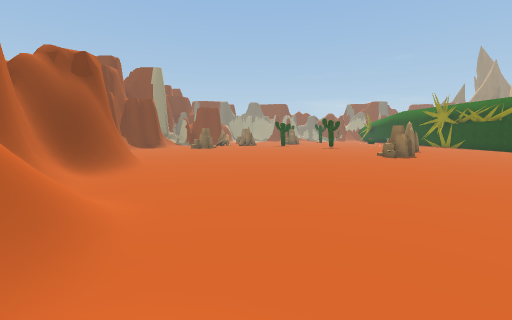
view 1 (above)

20 first-person views from a walk through a 3-D level made in the Unity game engine. The camera is 1.3 m above the floor, tilts 6° down and sees 90° across. The floor is counted in squares, 2 m on a side. Each view is taken from the middle of a square. On the plan, view 1 faces up. The plan holds only what a view shows up to about 9 squares ahead; the rest is blank. The place goes on beyond the plan. The player character is not drawn.

view 2
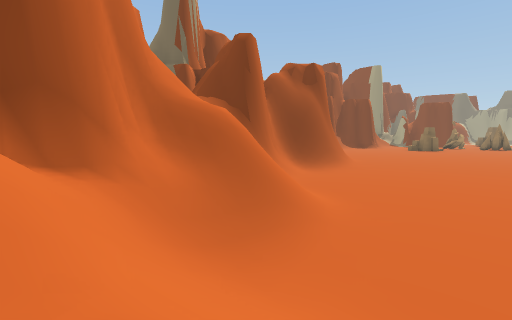

view 3
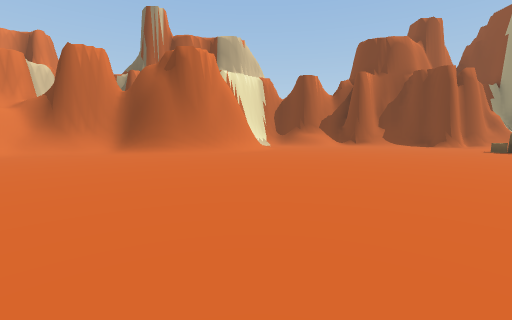

view 4
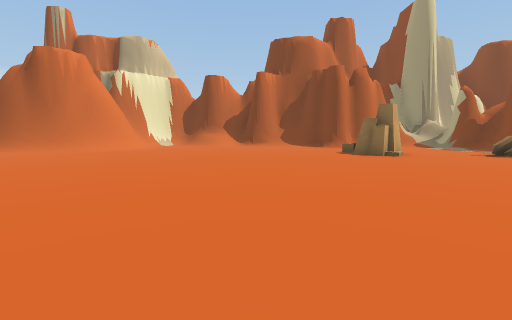

view 5
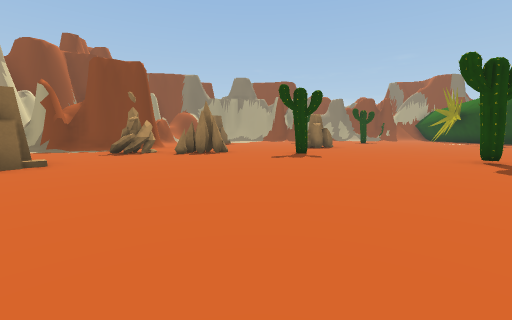

view 6
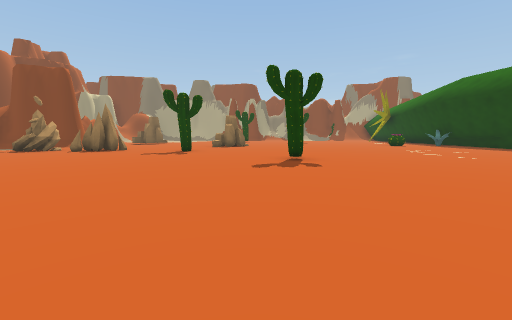

view 7
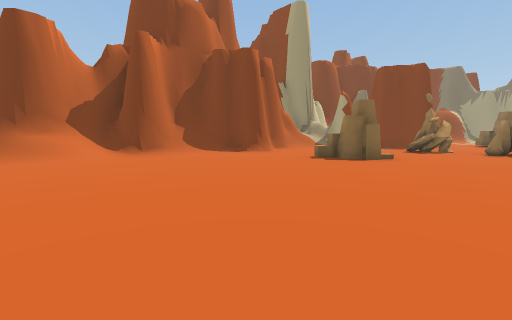

view 8
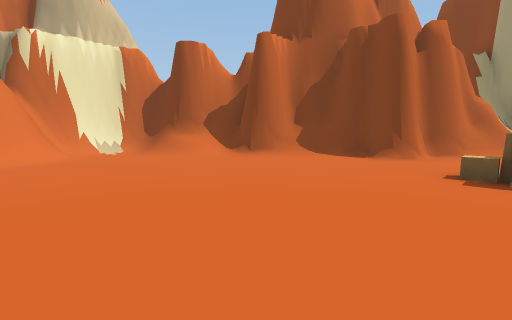

view 9
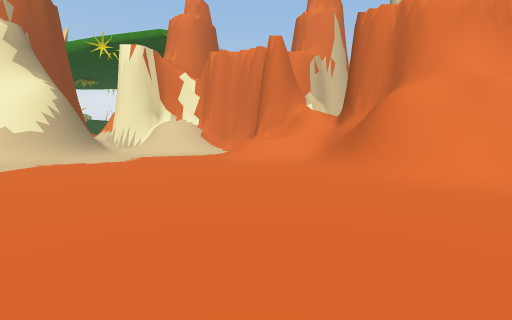

view 10
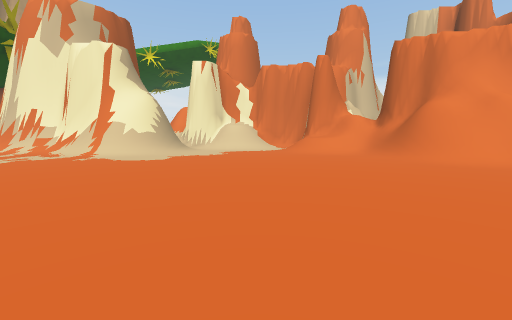

view 11
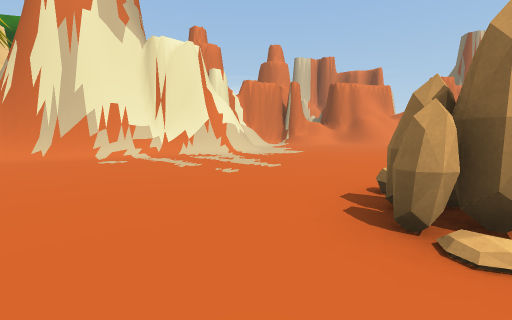

view 12
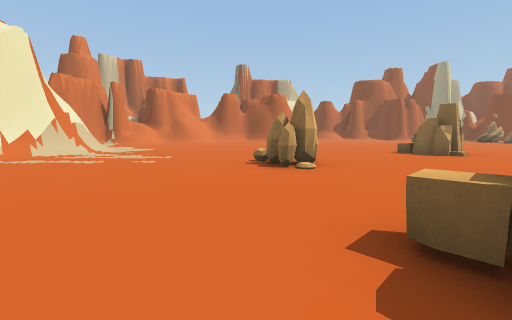

view 13
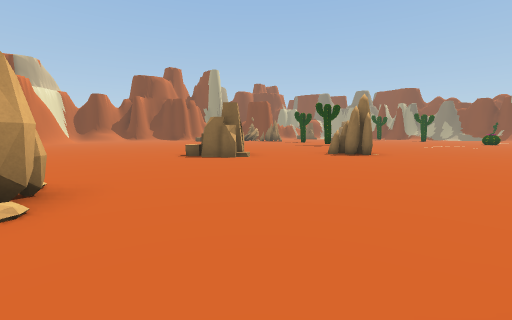

view 14
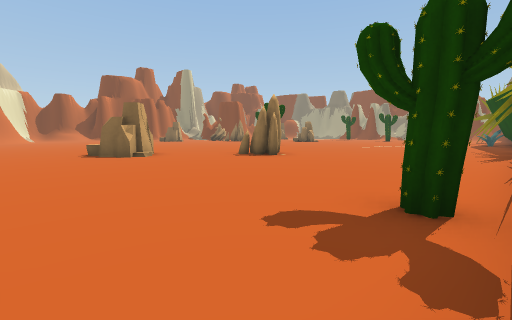

view 15
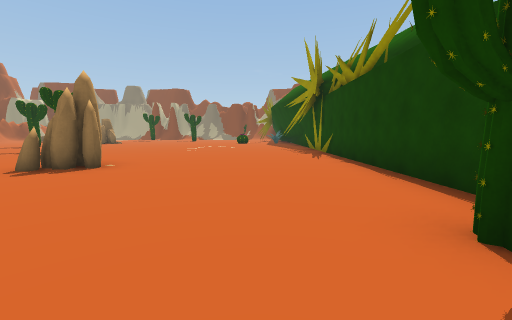

view 16
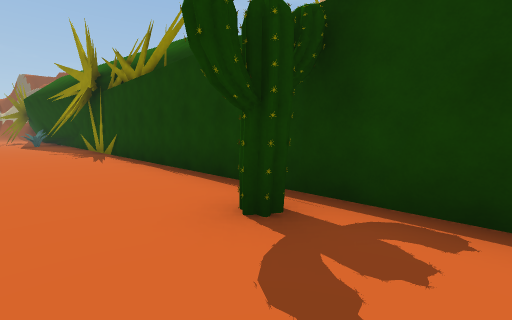

view 17
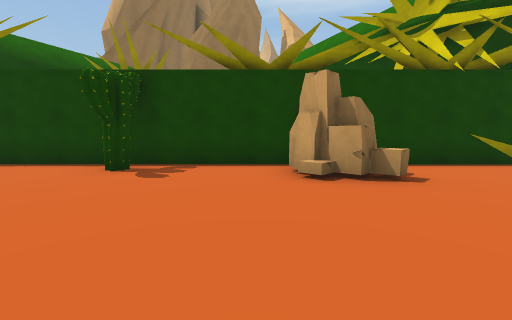

view 18
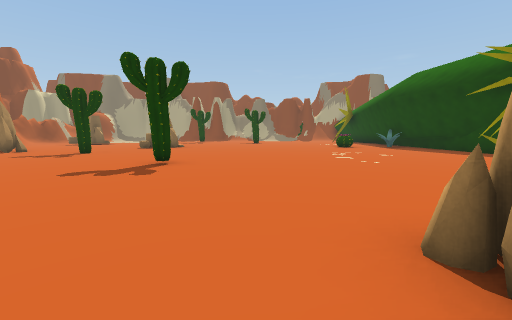

view 19
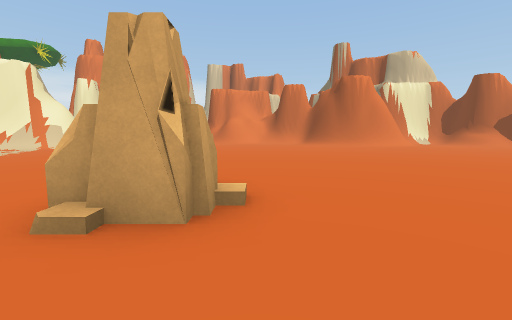

view 20
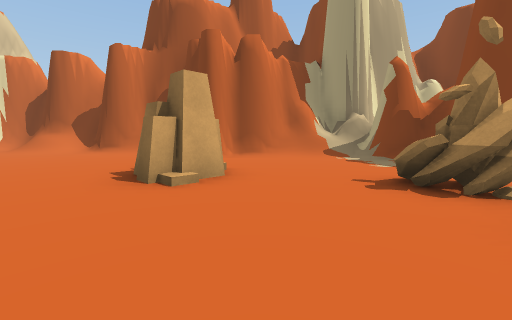

### Floor plan
Key: @ floor where view 1 was taken; # wall or solid block; x gap in a wall; . main floor; : floor 0.5 m higher than the main floor; + floor 6 m higher than the main floor; * floor 6.5 m higher than the main floor; % floor 6.75 m higher than the main floor; & floor 7.25 m higher than the main floor; / step, stairs or slope; = window, fence, low wall or low ledge; ^ raised ledge; v drop or lower ground; R rock; C cactus.
Columns run from 10 left of view 1 to 18 right of it. Each row starts with its distance up from view 1.
 24  ###/..R.RR..............//
 23  #//...R.R..C............//
 22  ##......................x
 21   #.......................=
 20   #/..R.........C.........#&
 19  ##/..R...................#%
 18  #/.......................#*
 17  #/.......................#+
 16 ##/................RR.....#v
 15 #/........................# v
 14 ^//.......................# v
 13 #/...............R........#
 12 #/..............RR.......C
 11 ##////....................#
 10  #####....................#
  9      #/.................R:#
  8      #/............/R...R # v
  7      #/............/......#vv
  6      #/...................#
  5      #/...................#
  4      #///..............
  3      =#//..............
  2      #//#......./......
  1      ####//..../##///..
  0        ##/@/...#######/
 -1         =##////#     ##
 -2           #///##

Where each view was taken, in squares from view 1:
view 1: 0 up, 0 right, facing up
view 2: 0 up, 0 right, facing up-left
view 3: 11 up, 4 right, facing left
view 4: 16 up, 4 right, facing left
view 5: 15 up, 1 right, facing up
view 6: 14 up, 5 right, facing up
view 7: 13 up, 1 left, facing up-left
view 8: 16 up, 1 left, facing left
view 9: 7 up, 0 right, facing down
view 10: 9 up, 2 right, facing down
view 11: 8 up, 12 right, facing down-left
view 12: 7 up, 15 right, facing left
view 13: 8 up, 13 right, facing up-left
view 14: 10 up, 15 right, facing up-left
view 15: 11 up, 13 right, facing up
view 16: 11 up, 13 right, facing up-right
view 17: 10 up, 10 right, facing right
view 18: 15 up, 8 right, facing up
view 19: 15 up, 8 right, facing down-left
view 20: 21 up, 0 right, facing left
